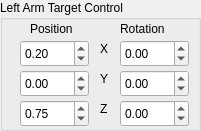
  <widget class="QGroupBox" name="groupBox_3">
   <property name="geometry">
    <rect>
     <x>880</x>
     <y>30</y>
     <width>201</width>
     <height>131</height>
    </rect>
   </property>
   <property name="title">
    <string>Left Arm Target Control</string>
   </property>
   <widget class="QLabel" name="label_16">
    <property name="geometry">
     <rect>
      <x>30</x>
      <y>20</y>
      <width>81</width>
      <height>17</height>
     </rect>
    </property>
    <property name="text">
     <string>Position</string>
    </property>
   </widget>
   <widget class="QDoubleSpinBox" name="LPX">
    <property name="geometry">
     <rect>
      <x>20</x>
      <y>40</y>
      <width>69</width>
      <height>27</height>
     </rect>
    </property>
    <property name="minimum">
     <double>-50.000000000000000</double>
    </property>
    <property name="maximum">
     <double>50.000000000000000</double>
    </property>
    <property name="singleStep">
     <double>0.010000000000000</double>
    </property>
    <property name="value">
     <double>0.200000000000000</double>
    </property>
   </widget>
   <widget class="QLabel" name="label_17">
    <property name="geometry">
     <rect>
      <x>100</x>
      <y>40</y>
      <width>21</width>
      <height>17</height>
     </rect>
    </property>
    <property name="text">
     <string>X</string>
    </property>
   </widget>
   <widget class="QLabel" name="label_18">
    <property name="geometry">
     <rect>
      <x>100</x>
      <y>70</y>
      <width>16</width>
      <height>17</height>
     </rect>
    </property>
    <property name="text">
     <string>Y</string>
    </property>
   </widget>
   <widget class="QDoubleSpinBox" name="LPY">
    <property name="geometry">
     <rect>
      <x>20</x>
      <y>70</y>
      <width>69</width>
      <height>27</height>
     </rect>
    </property>
    <property name="minimum">
     <double>-50.000000000000000</double>
    </property>
    <property name="maximum">
     <double>50.000000000000000</double>
    </property>
    <property name="singleStep">
     <double>0.010000000000000</double>
    </property>
   </widget>
   <widget class="QLabel" name="label_19">
    <property name="geometry">
     <rect>
      <x>100</x>
      <y>100</y>
      <width>16</width>
      <height>17</height>
     </rect>
    </property>
    <property name="text">
     <string>Z</string>
    </property>
   </widget>
   <widget class="QDoubleSpinBox" name="LPZ">
    <property name="geometry">
     <rect>
      <x>20</x>
      <y>100</y>
      <width>69</width>
      <height>27</height>
     </rect>
    </property>
    <property name="singleStep">
     <double>0.010000000000000</double>
    </property>
    <property name="value">
     <double>0.750000000000000</double>
    </property>
   </widget>
   <widget class="QDoubleSpinBox" name="LRX">
    <property name="geometry">
     <rect>
      <x>120</x>
      <y>40</y>
      <width>69</width>
      <height>27</height>
     </rect>
    </property>
    <property name="minimum">
     <double>-3.140000000000000</double>
    </property>
    <property name="maximum">
     <double>3.140000000000000</double>
    </property>
    <property name="singleStep">
     <double>0.010000000000000</double>
    </property>
   </widget>
   <widget class="QDoubleSpinBox" name="LRY">
    <property name="geometry">
     <rect>
      <x>120</x>
      <y>70</y>
      <width>69</width>
      <height>27</height>
     </rect>
    </property>
    <property name="minimum">
     <double>-3.140000000000000</double>
    </property>
    <property name="maximum">
     <double>3.140000000000000</double>
    </property>
    <property name="singleStep">
     <double>0.010000000000000</double>
    </property>
   </widget>
   <widget class="QDoubleSpinBox" name="LRZ">
    <property name="geometry">
     <rect>
      <x>120</x>
      <y>100</y>
      <width>69</width>
      <height>27</height>
     </rect>
    </property>
    <property name="minimum">
     <double>-3.140000000000000</double>
    </property>
    <property name="maximum">
     <double>3.140000000000000</double>
    </property>
    <property name="singleStep">
     <double>0.010000000000000</double>
    </property>
   </widget>
   <widget class="QLabel" name="label_23">
    <property name="geometry">
     <rect>
      <x>120</x>
      <y>20</y>
      <width>81</width>
      <height>17</height>
     </rect>
    </property>
    <property name="text">
     <string>Rotation</string>
    </property>
   </widget>
  </widget>
